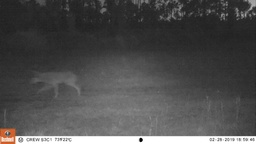
#> input picture dark.jpeg, 256 x 144 px, shrunk from 1280 x 718 before the run
$ python lowli.py
#> lines starting #> are read from the running program, lines starting #| are printed output that depends on the picture
### guidedfilter.py
from itertools import combinations_with_replacement
from collections import defaultdict

import numpy as np
from numpy.linalg import inv

B, G, R = 0, 1, 2  # index for convenience

def boxfilter(I, r):
    """Fast box filter implementation.
    Parameters
    ----------
    I:  a single channel/gray image data normalized to [0.0, 1.0]
    r:  window radius
    Return
    -----------
    The filtered image data.
    """
    M, N = I.shape
    dest = np.zeros((M, N))
    #print(I)

    # cumulative sum over Y axis (tate-houkou no wa)
    sumY = np.cumsum(I, axis=0)
    #print('sumY:{}'.format(sumY))
    # difference over Y axis
    dest[:r + 1] = sumY[r:2*r + 1] # top r+1 lines
    dest[r + 1:M - r] = sumY[2*r + 1:] - sumY[:M - 2*r - 1]
    #print(sumY[2*r + 1:]) # from 2*r+1 to end lines
    #print(sumY[:M - 2*r - 1]) # same lines of above, from start
    #tile replicate sumY[-1] and line them up to match the shape of (r, 1)
    dest[-r:] = np.tile(sumY[-1], (r, 1)) - sumY[M - 2*r - 1:M - r - 1] # bottom r lines

    # cumulative sum over X axis
    sumX = np.cumsum(dest, axis=1)
    #print('sumX:{}'.format(sumX))
    # difference over X axis
    dest[:, :r + 1] = sumX[:, r:2*r + 1] # left r+1 columns
    dest[:, r + 1:N - r] = sumX[:, 2*r + 1:] - sumX[:, :N - 2*r - 1]
    dest[:, -r:] = np.tile(sumX[:, -1][:, None], (1, r)) - sumX[:, N - 2*r - 1:N - r - 1] # right r columns

    #print(dest)

    return dest


def guided_filter(I, p, r=15, eps=1e-3):
    """Refine a filter under the guidance of another (RGB) image.
    Parameters
    -----------
    I:   an M * N * 3 RGB image for guidance.
    p:   the M * N filter to be guided. transmission is used for this case.
    r:   the radius of the guidance
    eps: epsilon for the guided filter
    Return
    -----------
    The guided filter.
    """
    M, N = p.shape
    base = boxfilter(np.ones((M, N)), r) # this is needed for regularization

    # each channel of I filtered with the mean filter. this is myu.
    means = [boxfilter(I[:, :, i], r) / base for i in range(3)]

    # p filtered with the mean filter
    mean_p = boxfilter(p, r) / base

    # filter I with p then filter it with the mean filter
    means_IP = [boxfilter(I[:, :, i]*p, r) / base for i in range(3)]

    # covariance of (I, p) in each local patch
    covIP = [means_IP[i] - means[i]*mean_p for i in range(3)]

    # variance of I in each local patch: the matrix Sigma in ECCV10 eq.14
    var = defaultdict(dict)
    for i, j in combinations_with_replacement(range(3), 2):
        var[i][j] = boxfilter(I[:, :, i]*I[:, :, j], r) / base - means[i]*means[j]

    a = np.zeros((M, N, 3))
    for y, x in np.ndindex(M, N):
        #         rr, rg, rb
        # Sigma = rg, gg, gb
        #         rb, gb, bb
        Sigma = np.array([[var[B][B][y, x], var[B][G][y, x], var[B][R][y, x]],
                          [var[B][G][y, x], var[G][G][y, x], var[G][R][y, x]],
                          [var[B][R][y, x], var[G][R][y, x], var[R][R][y, x]]])
        cov = np.array([c[y, x] for c in covIP])
        a[y, x] = np.dot(cov, inv(Sigma + eps*np.eye(3)))  # eq 14

    # ECCV10 eq.15
    b = mean_p - a[:, :, R]*means[R] - a[:, :, G]*means[G] - a[:, :, B]*means[B]

    # ECCV10 eq.16
    q = (boxfilter(a[:, :, R], r)*I[:, :, R] + boxfilter(a[:, :, G], r)*I[:, :, G] + boxfilter(a[:, :, B], r)*I[:, :, B] + boxfilter(b, r)) / base

    return q

### lowli.py
import cv2
import numpy as np
from guidedfilter import guided_filter

def get_illumination_channel(I, w):
    M, N, _ = I.shape
    padded = np.pad(I, ((int(w/2), int(w/2)), (int(w/2), int(w/2)), (0, 0)), 'edge')
    darkch = np.zeros((M, N))
    brightch = np.zeros((M, N))

    for i, j in np.ndindex(darkch.shape):
        darkch[i, j] = np.min(padded[i:i + w, j:j + w, :])
        brightch[i, j] = np.max(padded[i:i + w, j:j + w, :])

    return darkch, brightch

def get_atmosphere(I, brightch, p=0.1):
    M, N = brightch.shape
    flatI = I.reshape(M*N, 3)
    flatbright = brightch.ravel()

    searchidx = (-flatbright).argsort()[:int(M*N*p)]
    A = np.mean(flatI.take(searchidx, axis=0), dtype=np.float64, axis=0)
    return A

def get_initial_transmission(A, brightch):
    A_c = np.max(A)
    init_t = (brightch-A_c)/(1.-A_c)
    return (init_t - np.min(init_t))/(np.max(init_t) - np.min(init_t))

def get_corrected_transmission(I, A, darkch, brightch, init_t, alpha, omega, w):
    im3 = np.empty(I.shape, I.dtype);
    for ind in range(0, 3):
        im3[:, :, ind] = I[:, :, ind] / A[ind]
    dark_c, _ = get_illumination_channel(im3, w)
    dark_t = 1 - omega*dark_c
    corrected_t = init_t
    diffch = brightch - darkch

    for i in range(diffch.shape[0]):
        for j in range(diffch.shape[1]):
            if(diffch[i, j] < alpha):
                corrected_t[i, j] = dark_t[i, j] * init_t[i, j]

    return np.abs(corrected_t)

def get_final_image(I, A, refined_t, tmin):
    refined_t_broadcasted = np.broadcast_to(refined_t[:, :, None], (refined_t.shape[0], refined_t.shape[1], 3))
    J = (I-A) / (np.where(refined_t_broadcasted < tmin, tmin, refined_t_broadcasted)) + A

    return (J - np.min(J))/(np.max(J) - np.min(J))

def dehaze(I, tmin, w, alpha, omega, p, eps, reduce=False):
    m, n, _ = I.shape
    Idark, Ibright = get_illumination_channel(I, w)
    cv2.imshow('dehaze', I)
    A = get_atmosphere(I, Ibright, p)
    cv2.imshow('dehaze1', I)
    init_t = get_initial_transmission(A, Ibright)
    cv2.imshow('dehaze2', I)
    if reduce:
        init_t = reduce_init_t(init_t)
    corrected_t = get_corrected_transmission(I, A, Idark, Ibright, init_t, alpha, omega, w)
    cv2.imshow('dehaze3', I)
    normI = (I - I.min()) / (I.max() - I.min())
    refined_t = guided_filter(normI, corrected_t, w, eps)
    cv2.imshow('dehaze4', I)
    J_refined = get_final_image(I, A, refined_t, tmin)
    cv2.imshow('dehaze5', I)
    enhanced = (J_refined*255).astype(np.uint8)
    f_enhanced = cv2.detailEnhance(enhanced, sigma_s=10, sigma_r=0.15)
    cv2.imshow('dehaze6', I)
    f_enhanced = cv2.edgePreservingFilter(f_enhanced, flags=1, sigma_s=64, sigma_r=0.2)
    cv2.imshow('dehaze7', I)
    return f_enhanced

def reduce_init_t(init_t):
    init_t = (init_t*255).astype(np.uint8)
    xp = [0, 32, 255]
    fp = [0, 32, 48]
    x = np.arange(256)
    table = np.interp(x, xp, fp).astype('uint8')
    init_t = cv2.LUT(init_t, table)
    init_t = init_t.astype(np.float64)/255
    return init_t

im = cv2.imread('dark.jpeg')
#> im is the input picture: shape (144, 256, 3); mean B, G, R 77, 77.3, 77.8
orig = im.copy()

tmin = 0.1   # minimum value for t to make J image
w = 15       # window size, which determine the corseness of prior images
alpha = 0.4  # threshold for transmission correction
omega = 0.75 # this is for dark channel prior
p = 0.1      # percentage to consider for atmosphere
eps = 1e-3   # for J image

I = np.asarray(im, dtype=np.float64) # Convert the input to an array.
I = I[:, :, :3] / 255

f_enhanced = dehaze(I, tmin, w, alpha, omega, p, eps)
#> after the loop in get_illumination_channel, `for i, j in np.ndindex(darkch.shape):`:
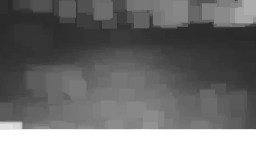
#> brightch: shape (144, 256) float64; min 0.161, max 1, mean 0.409
#> after the loop in get_illumination_channel, `for i, j in np.ndindex(darkch.shape):`:
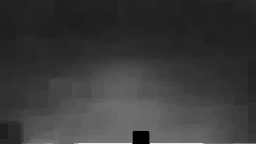
#> darkch: shape (144, 256) float64; min 0, max 0.894, mean 0.227
#> in get_atmosphere, `searchidx = (-flatbright).argsort()[:int(M*N*p)]`: searchidx = 3686 values, max 36863 at index 1363, min 33033 at index 3650, mean 35017
#> in get_atmosphere, `A = np.mean(flatI.take(searchidx, axis=0), dtype=np.float64, axis=0)`: A = [0.687, 0.696, 0.715]
#> in get_initial_transmission, `A_c = np.max(A)`: A_c = 0.715
#> after the loop in get_corrected_transmission, `for i in range(diffch.shape[0]):`:
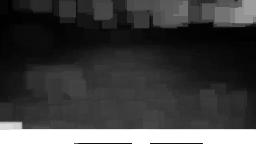
#> corrected_t: shape (144, 256) float64; min 0, max 1, mean 0.244
#> in boxfilter, `sumY = np.cumsum(I, axis=0)`: I: shape (144, 256) float64; every value is 1
#> call 2 of boxfilter, with r = 15
#> in boxfilter (call 2), `sumX = np.cumsum(dest, axis=1)`:
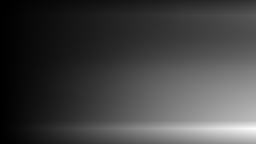
#> sumX: shape (144, 256) float64; min 2.4, max 4181.8, mean 1094.1; drawn with min black and max white
#> in guided_filter, `means = [boxfilter(I[:, :, i], r) / base for i in range(3)]`: means = 3 items
#> the loop in guided_filter, `for i, j in combinations_with_replacement(range(3), 2):` made 6 passes
#> pass 1, in boxfilter (call 9), `sumX = np.cumsum(dest, axis=1)`:
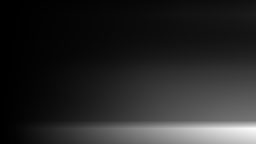
#> sumX: shape (144, 256) float64; min 0.361, max 2693.9, mean 413.9; drawn with min black and max white
#> the loop in guided_filter, `for y, x in np.ndindex(M, N):` made 36864 passes
#> cov on passes 1 to 3: [-2.09e-06, -2.09e-06, -2.09e-06], [2.01e-06, 2.01e-06, 2.01e-06], [1.9e-06, 1.9e-06, 1.9e-06]
#> after the loop in guided_filter, `for y, x in np.ndindex(M, N):`:
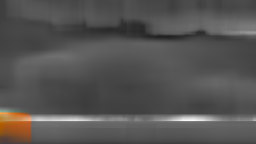
#> a: shape (144, 256, 3) float64; mean of channels 0, 1, 2 0.185, 0.198, 0.213; drawn with min black and max white
#> in boxfilter (call 16), `sumY = np.cumsum(I, axis=0)`:
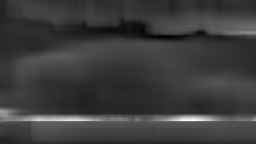
#> I: shape (144, 256) float64; min -0.296, max 1.78, mean 0.198; drawn with min black and max white
cv2.imshow('original', im)
f_enhanced2 = dehaze(I, tmin, w, alpha, omega, p, eps, True)
#> the loop in guided_filter (call 2), `for y, x in np.ndindex(M, N):` made 36864 passes
#> cov on passes 1 to 3: [-2.53e-06, -2.53e-06, -2.53e-06], [1.53e-06, 1.53e-06, 1.53e-06], [1.38e-06, 1.38e-06, 1.38e-06]
cv2.imshow('original', orig)
cv2.imshow('F_enhanced', f_enhanced)
cv2.imshow('F_enhanced2', f_enhanced2)
cv2.waitKey(0)
cv2.destroyAllWindows()
